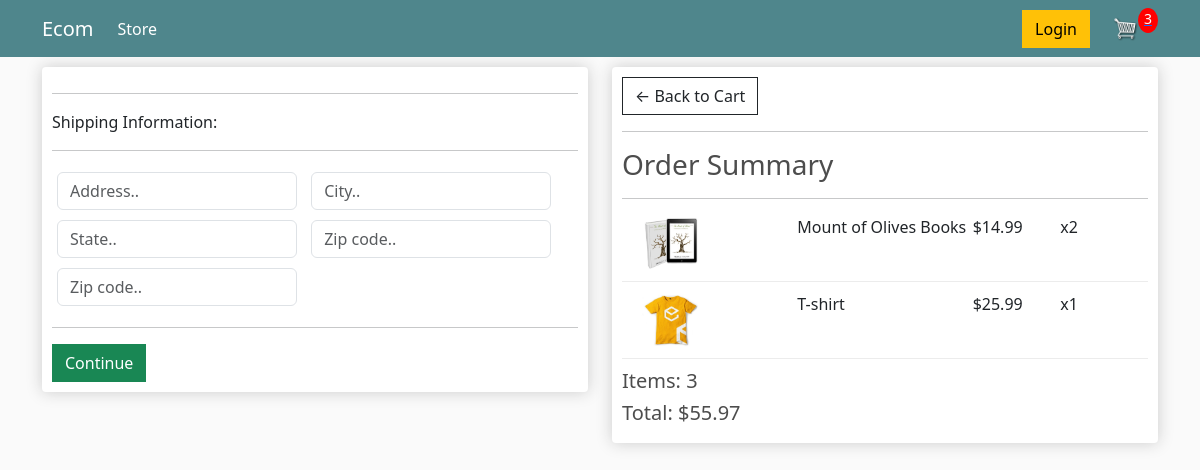
Screenshot of /checkout/ (signed in) with the database file from the repository.
### store/models.py (models this page shows, shortened)
class OrderItem(models.Model):
	product = models.ForeignKey(Product, on_delete=models.SET_NULL, null=True)
	order = models.ForeignKey(Order, on_delete=models.SET_NULL, null=True)
	quantity = models.IntegerField(default=0, null=True, blank=True)
	date_added = models.DateTimeField(auto_now_add=True)
	@property
	def get_total(self):
		total = self.product.price * self.quantity
		return total

class Product(models.Model):
	name = models.CharField(max_length=200)
	price = models.FloatField()
	digital = models.BooleanField(default=False,null=True, blank=True)
	image = models.ImageField(null=True, blank=True)
	@property
	def imageURL(self):
		try:
			url = self.image.url
		except:
			url = ''
		return url

class Order(models.Model):
	customer = models.ForeignKey(Customer, on_delete=models.SET_NULL, null=True, blank=True)
	date_ordered = models.DateTimeField(auto_now_add=True)
	complete = models.BooleanField(default=False)
	transaction_id = models.CharField(max_length=100, null=True)
	@property
	def shipping(self):
		shipping = False
		orderitems = self.orderitem_set.all()
		for i in orderitems:
			if i.product.digital == False:
				shipping = True
		return shipping
	@property
	def get_cart_total(self):
		orderitems = self.orderitem_set.all()
		total = sum([item.get_total for item in orderitems])
		return total
	@property
	def get_cart_items(self):
		orderitems = self.orderitem_set.all()
		total = sum([item.quantity for item in orderitems])
		return total

### store/views.py (the view)
# urls.py: path('checkout/',views.checkout,name='checkout'),
def checkout(request):
	data = cartData(request)
	cartItems = data['cartItems']
	order = data['order']
	items = data['items']
	context = {'items':items, 'order':order, 'cartItems':cartItems}
	return render(request, 'store/checkout.html', context)

### store/utils.py (called while the page is built)
def cartData(request):
	if request.user.is_authenticated:
		customer = request.user.customer
		order, created = Order.objects.get_or_create(customer=customer, complete=False)
		items = order.orderitem_set.all()
		cartItems = order.get_cart_items
	else:
		cookieData = cookieCart(request)
		cartItems = cookieData['cartItems']
		order = cookieData['order']
		items = cookieData['items']
	return {'cartItems':cartItems ,'order':order, 'items':items}

### store/templates/store/checkout.html (shortened to what this page needs)
{% extends 'store/main.html' %}
{% load static %}
{% block content %}
     <div class="row">
		<div class="col-lg-6">
			<div class="box-element" id="form-wrapper">
				<form id="form">
					<div id="shipping-info">
						<hr>
						<p>Shipping Information:</p>
						<hr>
						<div class="form-field">
							<input class="form-control" type="text" name="address" placeholder="Address..">
						</div>
						<div class="form-field">
							<input class="form-control" type="text" name="city" placeholder="City..">
						</div>
						<div class="form-field">
							<input class="form-control" type="text" name="state" placeholder="State..">
						</div>
						<div class="form-field">
							<input class="form-control" type="text" name="zipcode" placeholder="Zip code..">
						</div>
						<div class="form-field">
							<input class="form-control" type="text" name="country" placeholder="Zip code..">
						</div>
					</div>
					<hr>
					<input id="form-button" class="btn btn-success btn-block" type="submit" value="Continue">
				</form>
			</div>
			<br>
		</div>
		<div class="col-lg-6">
			<div class="box-element">
				<a  class="btn btn-outline-dark" href="{% url 'cart' %}">&#x2190; Back to Cart</a>
				<hr>
				<h3>Order Summary</h3>
				<hr>
				{% for item in items %}
				<div class="cart-row">
					<div style="flex:2"><img class="row-image" src="{{item.product.imageURL}}"></div>
					<div style="flex:2"><p>{{item.product.name}}</p></div>
					<div style="flex:1"><p>${{item.product.price|floatformat:2}}</p></div>
					<div style="flex:1"><p>x{{item.quantity}}</p></div>
				</div>
				{% endfor %}
				<h5>Items:   {{order.get_cart_items}}</h5>
				<h5>Total:   ${{order.get_cart_total|floatformat:2}}</h5>
			</div>
		</div>
	</div>
{% endblock content %}

### static/css/main.css (style rules this page uses)
body { background-color: hsl(0, 0%, 98%); }
h1,h2,h3,h4,h5,h6 { color:hsl(0, 0%, 30%); }
.box-element { box-shadow:hsl(0, 0%, 80%) 0 0 16px; background-color: #fff; border-radius: 4px; padding: 10px; }
.col-lg-4, .col-lg-6, .col-lg-8, .col-lg-12 { margin-top: 10px; }
.btn { border-radius: 0; }
.row-image { width: 100px; }
.form-field { width:250px; display: inline-block; padding: 5px; }
.cart-row { display: flex; align-items: flex-stretch; padding-bottom: 10px; margin-bottom: 10px; border-bottom: 1px solid #ececec; }

### rows the page displays
OrderItem: product.imageURL (picture), product.name "Mount of Olives Books", product.price "14.99", quantity "2"
OrderItem: product.imageURL (picture), product.name "T-shirt", product.price "25.99", quantity "1"
Order: get_cart_items "3", get_cart_total "55.97"

### other values shown
{{ cartItems }} "3"
